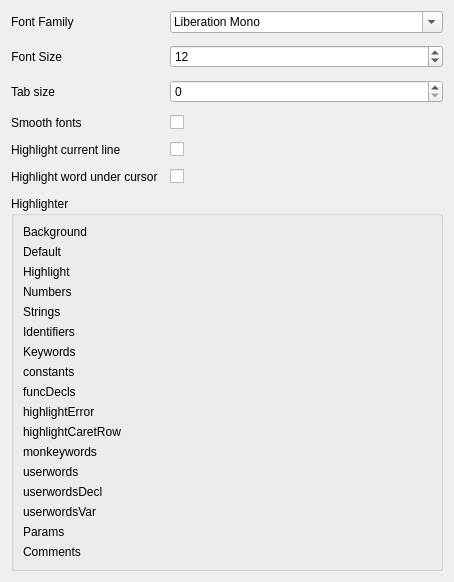
         <widget class="QWidget" name="scrollAreaWidgetContents">
          <property name="enabled">
           <bool>true</bool>
          </property>
          <property name="geometry">
           <rect>
            <x>0</x>
            <y>0</y>
            <width>454</width>
            <height>525</height>
           </rect>
          </property>
          <layout class="QVBoxLayout" name="verticalLayout_5">
           <property name="spacing">
            <number>12</number>
           </property>
           <item>
            <layout class="QFormLayout" name="formLayout_3">
             <property name="fieldGrowthPolicy">
              <enum>QFormLayout::AllNonFixedFieldsGrow</enum>
             </property>
             <item row="0" column="0">
              <widget class="QLabel" name="familyLabel">
               <property name="text">
                <string>Font Family</string>
               </property>
              </widget>
             </item>
             <item row="0" column="1">
              <widget class="QFontComboBox" name="fontComboBox">
               <property name="fontFilters">
                <set>QFontComboBox::MonospacedFonts</set>
               </property>
               <property name="currentFont">
                <font>
                 <family>Consolas</family>
                </font>
               </property>
              </widget>
             </item>
             <item row="1" column="0">
              <widget class="QLabel" name="pointSizeLabel">
               <property name="sizePolicy">
                <sizepolicy hsizetype="Preferred" vsizetype="Preferred">
                 <horstretch>0</horstretch>
                 <verstretch>0</verstretch>
                </sizepolicy>
               </property>
               <property name="text">
                <string>Font Size</string>
               </property>
               <property name="alignment">
                <set>Qt::AlignRight|Qt::AlignTrailing|Qt::AlignVCenter</set>
               </property>
              </widget>
             </item>
             <item row="1" column="1">
              <widget class="QSpinBox" name="fontSizeWidget">
               <property name="value">
                <number>12</number>
               </property>
              </widget>
             </item>
             <item row="2" column="0">
              <widget class="QLabel" name="tabSizeLabel_2">
               <property name="text">
                <string>Tab size</string>
               </property>
              </widget>
             </item>
             <item row="2" column="1">
              <widget class="QSpinBox" name="tabSizeWidget"/>
             </item>
             <item row="3" column="0">
              <widget class="QLabel" name="smoothFontsLabel">
               <property name="text">
                <string>Smooth fonts</string>
               </property>
              </widget>
             </item>
             <item row="3" column="1">
              <widget class="QCheckBox" name="chbSmoothFonts">
               <property name="layoutDirection">
                <enum>Qt::LeftToRight</enum>
               </property>
              </widget>
             </item>
             <item row="4" column="0">
              <widget class="QLabel" name="label">
               <property name="text">
                <string>Highlight current line</string>
               </property>
              </widget>
             </item>
             <item row="4" column="1">
              <widget class="QCheckBox" name="chbHighlightLine">
               <property name="text">
                <string/>
               </property>
              </widget>
             </item>
             <item row="5" column="0">
              <widget class="QLabel" name="label_2">
               <property name="text">
                <string>Highlight word under cursor</string>
               </property>
              </widget>
             </item>
             <item row="5" column="1">
              <widget class="QCheckBox" name="chbHighlightWord">
               <property name="text">
                <string/>
               </property>
              </widget>
             </item>
            </layout>
           </item>
           <item>
            <widget class="QGroupBox" name="groupBox">
             <property name="enabled">
              <bool>true</bool>
             </property>
             <property name="title">
              <string>Highlighter</string>
             </property>
             <property name="flat">
              <bool>false</bool>
             </property>
             <property name="checkable">
              <bool>false</bool>
             </property>
             <layout class="QGridLayout" name="gridLayout">
              <property name="leftMargin">
               <number>9</number>
              </property>
              <property name="rightMargin">
               <number>9</number>
              </property>
              <item row="0" column="0">
               <layout class="QFormLayout" name="formLayout">
                <property name="fieldGrowthPolicy">
                 <enum>QFormLayout::AllNonFixedFieldsGrow</enum>
                </property>
                <item row="0" column="0">
                 <widget class="QLabel" name="backgroundColorLabel">
                  <property name="text">
                   <string>Background</string>
                  </property>
                 </widget>
                </item>
                <item row="1" column="0">
                 <widget class="QLabel" name="defaultColorLabel">
                  <property name="text">
                   <string>Default</string>
                  </property>
                 </widget>
                </item>
                <item row="1" column="1">
                 <widget class="ColorSwatch" name="defaultColorWidget" native="true"/>
                </item>
                <item row="2" column="0">
                 <widget class="QLabel" name="highlightColorLabel">
                  <property name="text">
                   <string>Highlight</string>
                  </property>
                 </widget>
                </item>
                <item row="2" column="1">
                 <widget class="ColorSwatch" name="highlightColorWidget" native="true"/>
                </item>
                <item row="3" column="0">
                 <widget class="QLabel" name="numbersColorLabel">
                  <property name="text">
                   <string>Numbers</string>
                  </property>
                 </widget>
                </item>
                <item row="3" column="1">
                 <widget class="ColorSwatch" name="numbersColorWidget" native="true"/>
                </item>
                <item row="4" column="0">
                 <widget class="QLabel" name="stringsColorLabel">
                  <property name="text">
                   <string>Strings</string>
                  </property>
                 </widget>
                </item>
                <item row="4" column="1">
                 <widget class="ColorSwatch" name="stringsColorWidget" native="true"/>
                </item>
                <item row="5" column="0">
                 <widget class="QLabel" name="identifiersColorLabel">
                  <property name="text">
                   <string>Identifiers</string>
                  </property>
                 </widget>
                </item>
                <item row="5" column="1">
                 <widget class="ColorSwatch" name="identifiersColorWidget" native="true"/>
                </item>
                <item row="6" column="0">
                 <widget class="QLabel" name="keywordsColorLabel">
                  <property name="text">
                   <string>Keywords</string>
                  </property>
                 </widget>
                </item>
                <item row="6" column="1">
                 <widget class="ColorSwatch" name="keywordsColorWidget" native="true"/>
                </item>
                <item row="7" column="0">
                 <widget class="QLabel" name="constantsColorLabel">
                  <property name="text">
                   <string>constants</string>
                  </property>
                 </widget>
                </item>
                <item row="7" column="1">
                 <widget class="ColorSwatch" name="constantsColorWidget" native="true"/>
                </item>
                <item row="8" column="0">
                 <widget class="QLabel" name="funcDeclsColorLabel">
                  <property name="text">
                   <string>funcDecls</string>
                  </property>
                 </widget>
                </item>
                <item row="8" column="1">
                 <widget class="ColorSwatch" name="funcDeclsColorWidget" native="true"/>
                </item>
                <item row="9" column="0">
                 <widget class="QLabel" name="highlightColorErrorLabel">
                  <property name="text">
                   <string>highlightError</string>
                  </property>
                 </widget>
                </item>
                <item row="9" column="1">
                 <widget class="ColorSwatch" name="highlightColorErrorWidget" native="true"/>
                </item>
                <item row="10" column="0">
                 <widget class="QLabel" name="highlightColorCaretRowLabel">
                  <property name="text">
                   <string>highlightCaretRow</string>
                  </property>
                 </widget>
                </item>
                <item row="10" column="1">
                 <widget class="ColorSwatch" name="highlightColorCaretRowWidget" native="true"/>
                </item>
                <item row="11" column="0">
                 <widget class="QLabel" name="monkeywordsColorLabel">
                  <property name="text">
                   <string>monkeywords</string>
                  </property>
                 </widget>
                </item>
                <item row="11" column="1">
                 <widget class="ColorSwatch" name="monkeywordsColorWidget" native="true"/>
                </item>
                <item row="12" column="0">
                 <widget class="QLabel" name="userwordsColorLabel">
                  <property name="text">
                   <string>userwords</string>
                  </property>
                 </widget>
                </item>
                <item row="12" column="1">
                 <widget class="ColorSwatch" name="userwordsColorWidget" native="true"/>
                </item>
                <item row="13" column="0">
                 <widget class="QLabel" name="userwordsDeclColorLabel">
                  <property name="text">
                   <string>userwordsDecl</string>
                  </property>
                 </widget>
                </item>
                <item row="13" column="1">
                 <widget class="ColorSwatch" name="userwordsDeclColorWidget" native="true"/>
                </item>
                <item row="14" column="0">
                 <widget class="QLabel" name="userwordsVarColorLabel">
                  <property name="text">
                   <string>userwordsVar</string>
                  </property>
                 </widget>
                </item>
                <item row="14" column="1">
                 <widget class="ColorSwatch" name="userwordsVarColorWidget" native="true"/>
                </item>
                <item row="15" column="0">
                 <widget class="QLabel" name="paramsColorLabel">
                  <property name="text">
                   <string>Params</string>
                  </property>
                 </widget>
                </item>
                <item row="15" column="1">
                 <widget class="ColorSwatch" name="paramsColorWidget" native="true"/>
                </item>
                <item row="16" column="0">
                 <widget class="QLabel" name="commentsColorLabel">
                  <property name="text">
                   <string>Comments</string>
                  </property>
                 </widget>
                </item>
                <item row="16" column="1">
                 <widget class="ColorSwatch" name="commentsColorWidget" native="true"/>
                </item>
                <item row="0" column="1">
                 <widget class="ColorSwatch" name="backgroundColorWidget" native="true"/>
                </item>
               </layout>
              </item>
             </layout>
            </widget>
           </item>
           <item>
            <spacer name="verticalSpacer_2">
             <property name="orientation">
              <enum>Qt::Vertical</enum>
             </property>
             <property name="sizeHint" stdset="0">
              <size>
               <width>20</width>
               <height>40</height>
              </size>
             </property>
            </spacer>
           </item>
          </layout>
         </widget>
